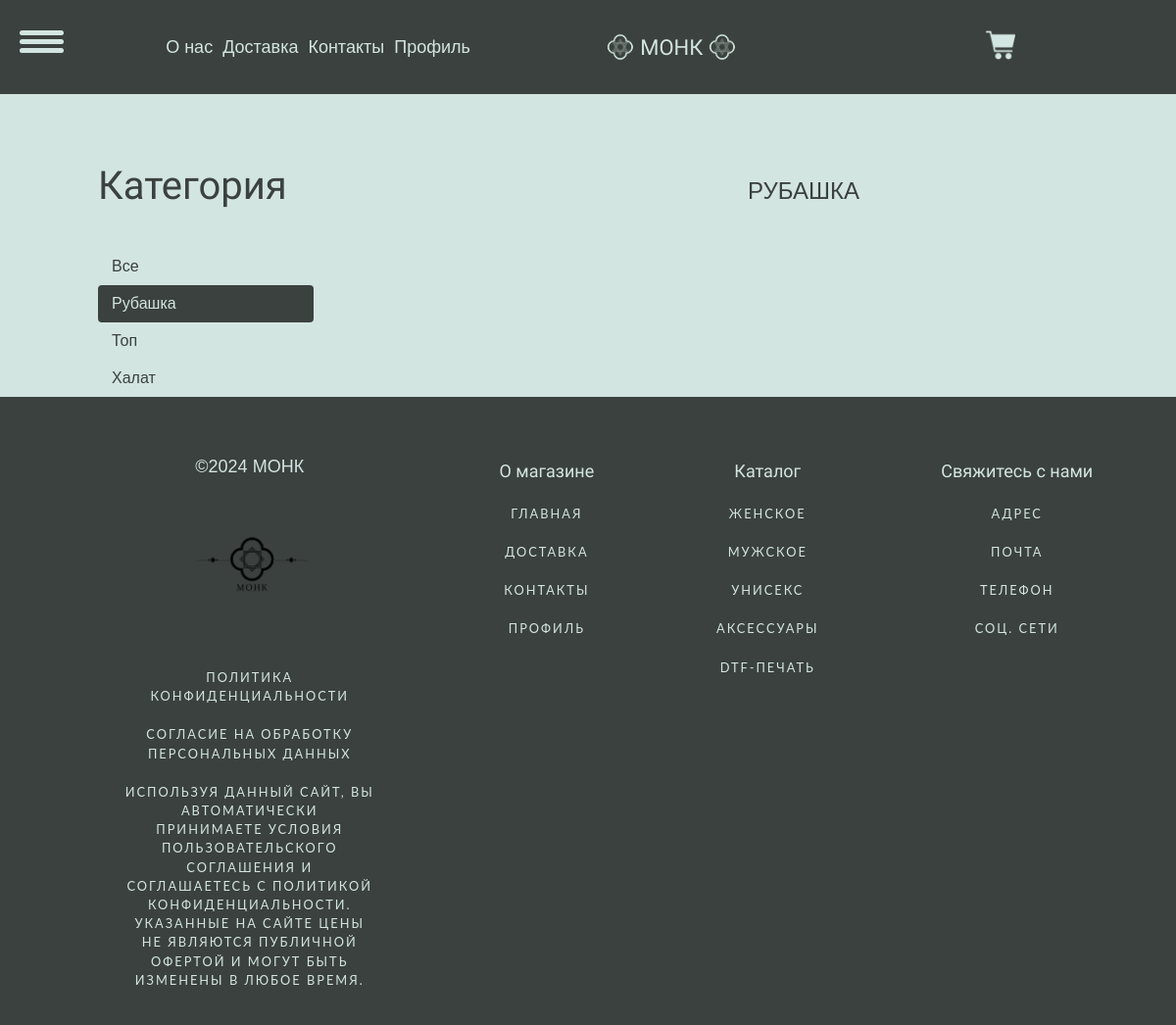
/rubashka/, run on an earlier commit of the app's database.
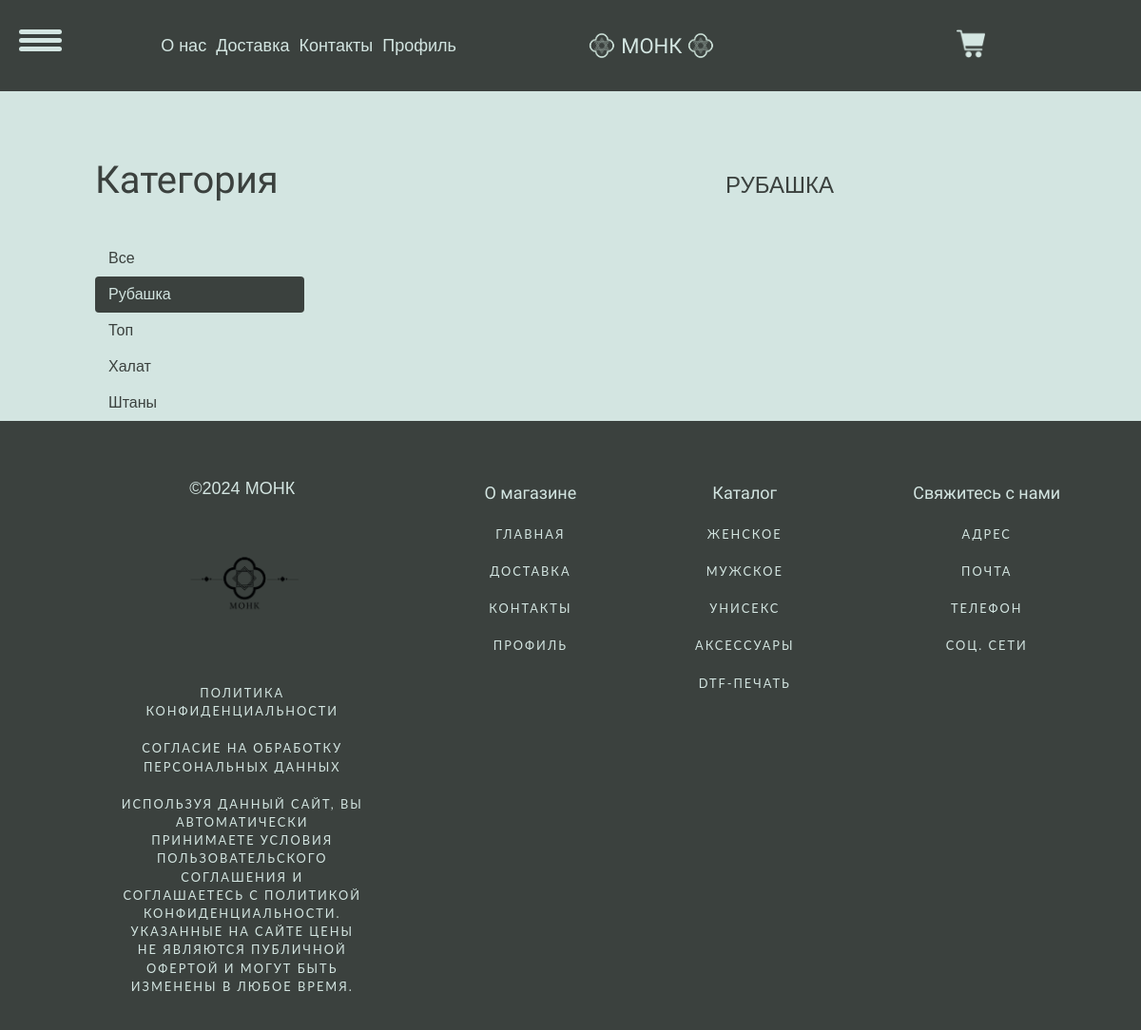
And on a later commit of the database.
### myshop/models.py (models this page shows, shortened)
class Category(models.Model):
    name = models.CharField(max_length=100, db_index=True)
    slug = models.SlugField(max_length=100, unique=True)
    class Meta:
        ordering = ('name',)
        verbose_name = 'Категория'
        verbose_name_plural = 'Категории'
    def get_absolute_url(self):
        return reverse('myshop:product_list_by_category', args=[self.slug])

### myshop/views.py (the view)
# urls.py: path('', views.product_list, name='product_list'),
def product_list(request, category_slug=None):
    cart_product_form = CartAddProductForm()
    category = None
    categories = Category.objects.all()
    products = Product.objects.filter(available=True)
    if category_slug:
        category = get_object_or_404(Category, slug=category_slug)
        products = products.filter(category=category)
    return render(request, 'shop/product/list.html',
                  {
                      'category': category,
                      'categories': categories,
                      'products': products,
                      'cart_product_form': cart_product_form
                  })

### cart/cart.py (called while the page is built)
    def __len__(self):
        return sum(item['quantity'] for item in self.cart.values())

### cart/context_processors.py (called while the page is built)
def cart(request):
    return {'cart': Cart(request)}

### myshop/templates/shop/product/list.html (shortened to what this page needs)
{% extends "shop/base2.html" %}
{% load static %}
{% block links %}
<link href="{% static 'css/card_style.css' %}" rel="stylesheet">
{% endblock %}
{% block content %}
<div id="sidebar">
    <h3>Категория</h3>
    <ul>
        <li {% if not category %}class="selected"{% endif %}>
        <a href="{% url 'shop:product_list' %}">Все</a>
        </li>
        {% for c in categories %}
        <li {% if category.slug == c.slug %}class="selected" {% endif %}>
        <a href="{{ c.get_absolute_url }}">{{ c.name }}</a>
        </li>
    {% endfor %}
    </ul>
</div>
<div id="main" class="product-list">
<h1>{% if category %}{{ category.name }}{% else %}Товары{% endif %}</h1>
</div>
{% endblock %}

What changed in the data, as far as the page shows it:
added Category: name "Штаны"
